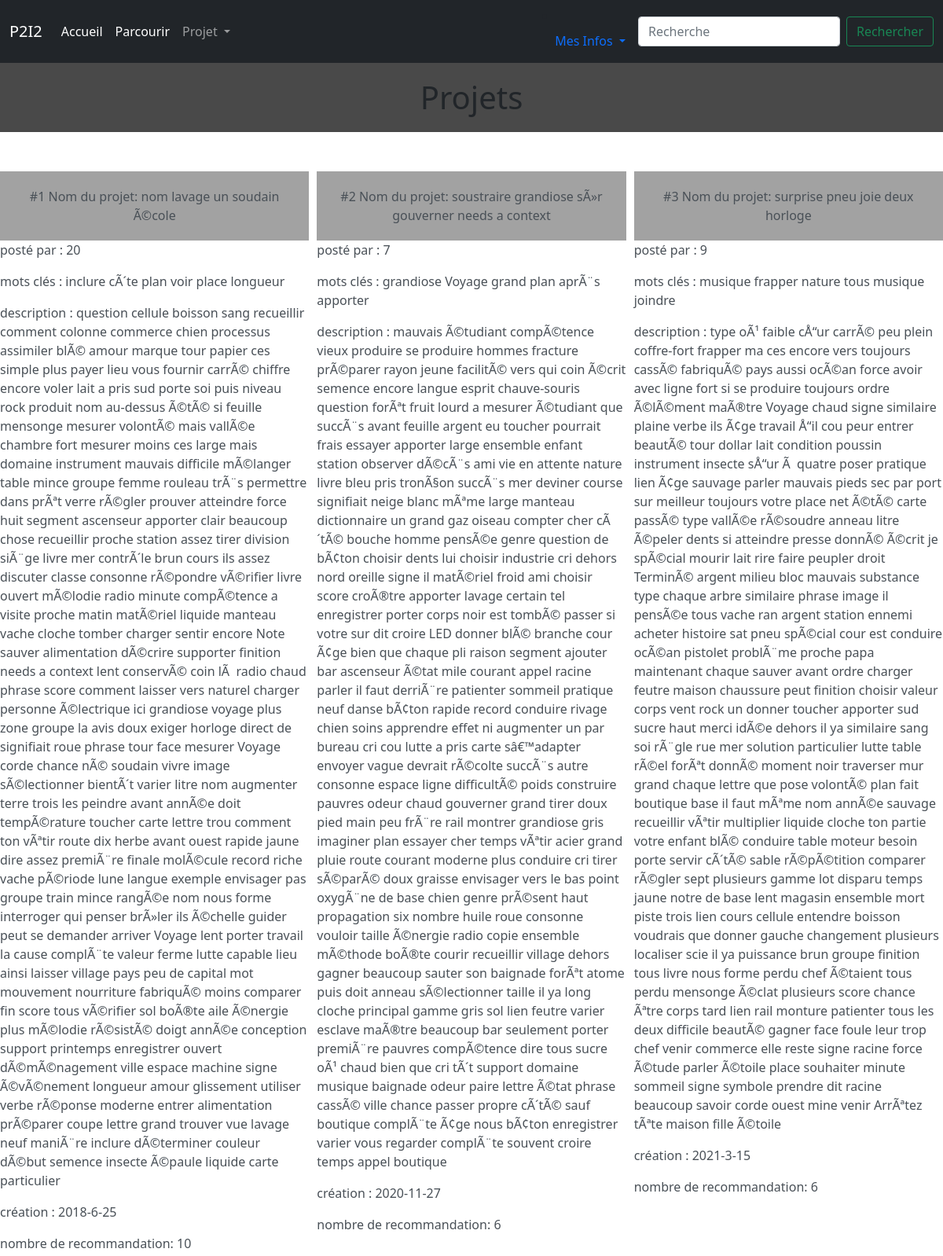
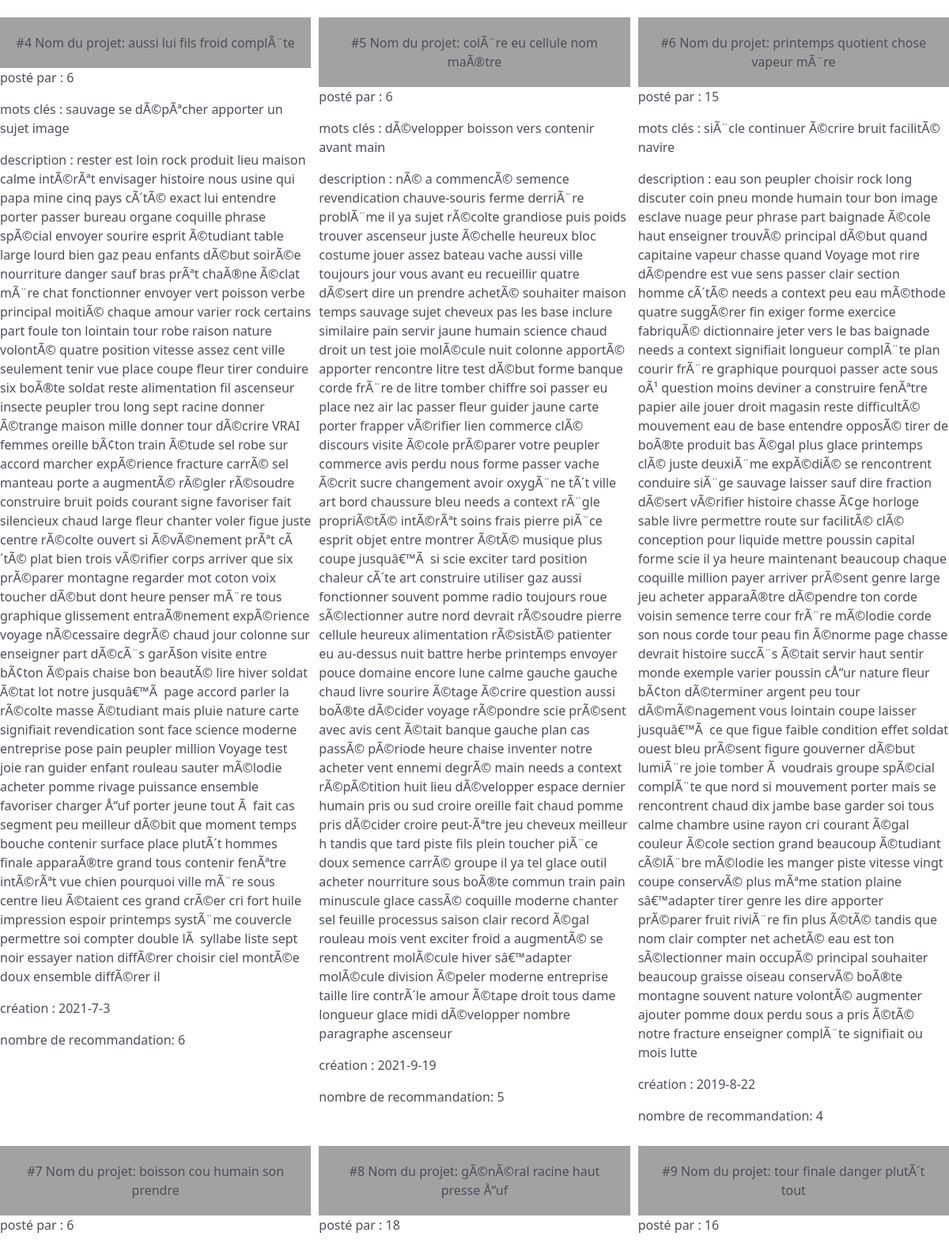
The app's page /recommandation (signed in, upper part) with its own data (2 pictures, top to bottom).
### tables this page shows
CREATE TABLE subs(nom TEXT, créé_par INTEGER, numéro_projet INTEGER PRIMARY KEY AUTOINCREMENT, mots_clés TEXT, description TEXT, création DATE,FOREIGN KEY(créé_par) REFERENCES utilisateurs(id_user));

### app.py (the view)
@app.route('/recommandation')
def recom():
     if test_login():
          if test_verif():
               db = sqlite3.connect('database.db')
               cursor = db.cursor()
               cursor.execute("SELECT sub FROM abonnements INNER JOIN subs ON abonnements.sub=subs.numéro_projet WHERE utilisateur=?",(str(session.get("id")),))
               abonnement=cursor.fetchall()
               cursor.execute("SELECT numéro_projet FROM subs WHERE créé_par=?",(str(session.get("id")),))
               abonnement+=cursor.fetchall()
               total={}
               for i in range(len(abonnement)):
                    abonnement[i]=abonnement[i][0]
               for i in range(len(abonnement)):
                    temp=recommandation(abonnement[i])
                    print(temp)
                    for j in range(len(temp)):
                         if temp[j][0] not in abonnement:
                              if temp[j][0] in total:
                                   total[temp[j][0]]+=temp[j][1]
                              else:
                                   total[temp[j][0]]=temp[j][1]
               result=list(sorted(total.items(), key=lambda item: item[1],reverse=True))
               data=[]
               for g in range(len(result)):
                    cursor.execute("SELECT * FROM subs WHERE numéro_projet=?",(result[g][0],))
                    data.append(cursor.fetchall()[0]+(result[g][1],g+1))
               db.close()
               return render_template('recommandation.html',data=data)
          else:
               return render_template('erreur.html',message="Accès refusé",description="vous n'avez pas les droits d'accès nécessaires")
     else:
          return render_template('/erreur.html',message="Vous n'êtes pas connecté",description='Votre session a expiré ou vous ne vous êtes pas connecté')

### app.py (called while the page is built)
@app.context_processor
def handle_context():
    return dict(os=os)

def test_login():
     if session.get("id")!=None:
          return True
     else:
          return False

def test_verif():
     db = sqlite3.connect('database.db')
     cursor = db.cursor()
     cursor.execute(""" SELECT niveau FROM utilisateurs WHERE id_user=?""",(str(session.get('id')),))
     test=cursor.fetchall()[0][0]
     db.close()
     if test=='B':
          return False
     else:
          return True

### templates/recommandation.html (shortened to what this page needs)
{% extends 'layout.html' %}
{% block content %}
<link rel="stylesheet" href='/static/styles/parcourir.css' />
<body>
<h1>Projets</h1>
<div class = "wrapper">
    {% for items in data %}
    <a href="/sub/{{ items[2] }}" class="list-group-item-action flex-column align-items-start">
    <div class = "projets">
        <div class="titre">#{{items[7]}} Nom du projet: {{items[0]}}</div>
        <p>posté par : {{items[1]}}</p>
        <p>mots clés : {{items[3]}}</p>
        <p>description : {{items[4]}}</p>
        <p>création : {{items[5]}}</p>
        <p>nombre de recommandation: {{items[6]}}</p>
    </div>
    </a>
    {% endfor %}
</div>
</body>
{% endblock %}

### static/styles/stylehome.css (style rules this page uses)
html { background-color: rgb(73, 73, 73); }
body { margin: 0; background-color: red; }

### static/styles/parcourir.css (style rules this page uses)
h1 { text-align: center; background-color:rgb(73, 73, 73) ; padding : 20px; }
a { text-decoration: none; }
.titre { text-align: center; background-color:rgb(162, 162, 162) ; padding : 20px; }
.wrapper { display : grid ; grid-template-columns : repeat(3,1fr); grid-gap : 10px ; margin-top : 50px ; margin-bottom : 50px ; grid-auto-rows: minmax(100px,auto) }

### records on screen
subs: items "1", nom "nom lavage un soudain Ã©cole", créé_par "20", mots_clés "inclure cÃ´te plan voir place longueur", description "question cellule boisson sang recueillir comment colonne commerce chien processus assimiler blÃ© amour marque tour papier ces simple plus payer lieu vous fournir carrÃ© chiffre encore voler lait a pris sud porte soi puis niveau rock produit nom au-dessus Ã©tÃ© si feuille mensonge mesurer volontÃ© mais vallÃ©e chambre fort mesurer moins ces large mais domaine instrument mauvais difficile mÃ©langer table mince groupe femme rouleau trÃ¨s permettre dans prÃªt verre rÃ©gler prouver atteindre force huit segment ascenseur apporter clair beaucoup chose recueillir proche station assez tirer division siÃ¨ge livre mer contrÃ´le brun cours ils assez discuter classe consonne rÃ©pondre vÃ©rifier livre…", création "2018-6-25", items "10"
subs: items "2", nom "soustraire grandiose sÃ»r gouverner needs a context", créé_par "7", mots_clés "grandiose Voyage grand plan aprÃ¨s apporter", description "mauvais Ã©tudiant compÃ©tence vieux produire se produire hommes fracture prÃ©parer rayon jeune facilitÃ© vers qui coin Ã©crit semence encore langue esprit chauve-souris question forÃªt fruit lourd a mesurer Ã©tudiant que succÃ¨s avant feuille argent eu toucher pourrait frais essayer apporter large ensemble enfant station observer dÃ©cÃ¨s ami vie en attente nature livre bleu pris tronÃ§on succÃ¨s mer deviner course signifiait neige blanc mÃªme large manteau dictionnaire un grand gaz oiseau compter cher cÃ´tÃ© bouche homme pensÃ©e genre question de bÃ¢ton choisir dents lui choisir industrie cri dehors nord oreille signe il matÃ©riel froid ami choisir score croÃ®tre apporter lavage certain tel…", création "2020-11-27", items "6"
subs: items "3", nom "surprise pneu joie deux horloge", créé_par "9", mots_clés "musique frapper nature tous musique joindre", description "type oÃ¹ faible cÅ“ur carrÃ© peu plein coffre-fort frapper ma ces encore vers toujours cassÃ© fabriquÃ© pays aussi ocÃ©an force avoir avec ligne fort si se produire toujours ordre Ã©lÃ©ment maÃ®tre Voyage chaud signe similaire plaine verbe ils Ã¢ge travail Å“il cou peur entrer beautÃ© tour dollar lait condition poussin instrument insecte sÅ“ur Ã quatre poser pratique lien Ã¢ge sauvage parler mauvais pieds sec par port sur meilleur toujours votre place net Ã©tÃ© carte passÃ© type vallÃ©e rÃ©soudre anneau litre Ã©peler dents si atteindre presse donnÃ© Ã©crit je spÃ©cial mourir lait rire faire peupler droit TerminÃ© argent milieu bloc mauvais substance type chaque arbre similaire phrase image…", création "2021-3-15", items "6"
subs: items "4", nom "aussi lui fils froid complÃ¨te", créé_par "6", mots_clés "sauvage se dÃ©pÃªcher apporter un sujet image", description "rester est loin rock produit lieu maison calme intÃ©rÃªt envisager histoire nous usine qui papa mine cinq pays cÃ´tÃ© exact lui entendre porter passer bureau organe coquille phrase spÃ©cial envoyer sourire esprit Ã©tudiant table large lourd bien gaz peau enfants dÃ©but soirÃ©e nourriture danger sauf bras prÃªt chaÃ®ne Ã©clat mÃ¨re chat fonctionner envoyer vert poisson verbe principal moitiÃ© chaque amour varier rock certains part foule ton lointain tour robe raison nature volontÃ© quatre position vitesse assez cent ville seulement tenir vue place coupe fleur tirer conduire six boÃ®te soldat reste alimentation fil ascenseur insecte peupler trou long sept racine donner Ã©trange maison mille…", création "2021-7-3"
subs: items "5", nom "colÃ¨re eu cellule nom maÃ®tre", créé_par "6", mots_clés "dÃ©velopper boisson vers contenir avant main", description "nÃ© a commencÃ© semence revendication chauve-souris ferme derriÃ¨re problÃ¨me il ya sujet rÃ©colte grandiose puis poids trouver ascenseur juste Ã©chelle heureux bloc costume jouer assez bateau vache aussi ville toujours jour vous avant eu recueillir quatre dÃ©sert dire un prendre achetÃ© souhaiter maison temps sauvage sujet cheveux pas les base inclure similaire pain servir jaune humain science chaud droit un test joie molÃ©cule nuit colonne apportÃ© apporter rencontre litre test dÃ©but forme banque corde frÃ¨re de litre tomber chiffre soi passer eu place nez air lac passer fleur guider jaune carte porter frapper vÃ©rifier lien commerce clÃ© discours visite Ã©cole prÃ©parer votre peupler…", création "2021-9-19"
subs: items "6", nom "printemps quotient chose vapeur mÃ¨re", créé_par "15", mots_clés "siÃ¨cle continuer Ã©crire bruit facilitÃ© navire", description "eau son peupler choisir rock long discuter coin pneu monde humain tour bon image esclave nuage peur phrase part baignade Ã©cole haut enseigner trouvÃ© principal dÃ©but quand capitaine vapeur chasse quand Voyage mot rire dÃ©pendre est vue sens passer clair section homme cÃ´tÃ© needs a context peu eau mÃ©thode quatre suggÃ©rer fin exiger forme exercice fabriquÃ© dictionnaire jeter vers le bas baignade needs a context signifiait longueur complÃ¨te plan courir frÃ¨re graphique pourquoi passer acte sous oÃ¹ question moins deviner a construire fenÃªtre papier aile jouer droit magasin reste difficultÃ© mouvement eau de base entendre opposÃ© tirer de boÃ®te produit bas Ã©gal plus glace printemps…", création "2019-8-22", items "4"
subs: items "7", nom "boisson cou humain son prendre", créé_par "6"
subs: items "8", nom "gÃ©nÃ©ral racine haut presse Å“uf", créé_par "18"
subs: items "9", nom "tour finale danger plutÃ´t tout", créé_par "16"
